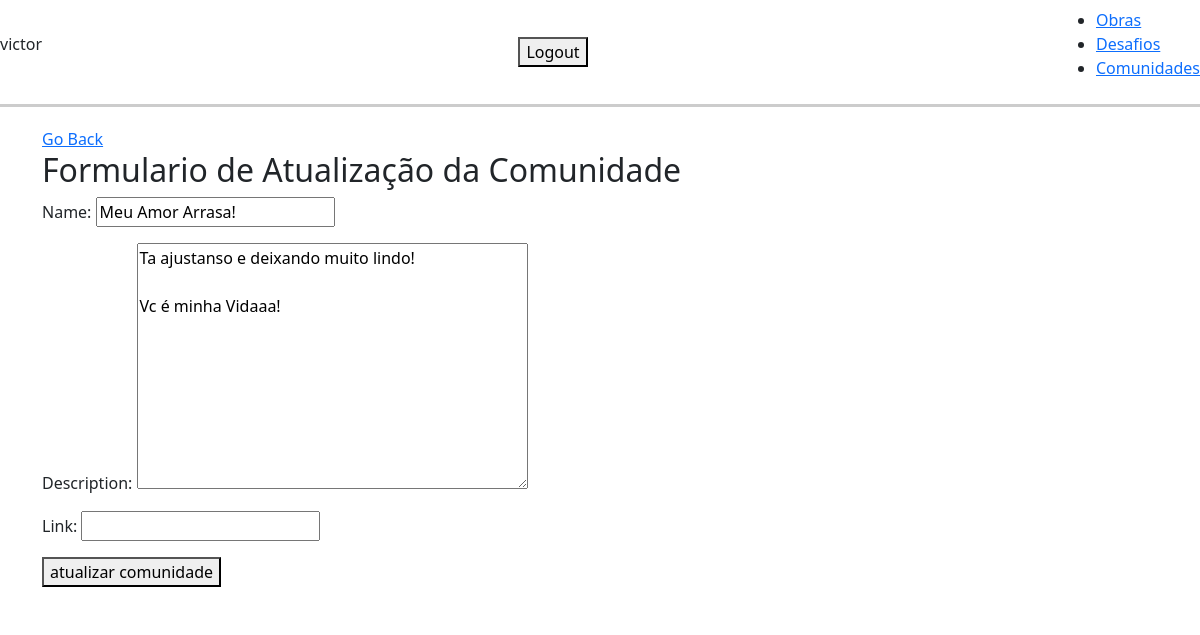
/user/community/update/3/ (signed in), run on the app's committed database.
### base/models.py (models this page shows, shortened)
class Community(models.Model):
    user = models.ForeignKey(User, on_delete=models.CASCADE)
    name = models.CharField(max_length=200, null=True, blank=True)
    description = models.TextField(null=True, blank=True)
    link = models.URLField(null=True, blank=True)

### base/views/community_views.py (the view)
# urls.py: path('user/community/update/<int:pk>/', CommunityUpdate.as_view(), name='community-update'),
class CommunityUpdate(LoginRequiredMixin, UpdateView):
    model = Community
    fields = ['name', 'description', 'link']
    success_url = reverse_lazy('communities')
    template_name = 'base/community_front/community_update.html'

### base/templates/base/community_front/community_update.html (shortened to what this page needs)
{% extends 'base/main_form.html' %}
{% block content %}
<a href="{% url 'community' pk=community.pk  %}">Go Back</a>
    <h2>Formulario de Atualização da Comunidade</h2>
    <form method="post">
        {{ form.as_p }}
        <button type="submit">atualizar comunidade</button>
    </form>
{% endblock %}

### base/templates/base/navbar.html (shortened to what this page needs)
    {% if request.user.is_authenticated%}
    <p>{{request.user}}</p>
    <form action="{% url 'logout' %}" method="post">
        <button type="submit">Logout</button>
    </form>
    {% else %}
    <a href="{% url 'login' %}">Login</a>
    {% endif %}
    <ul>
        <li><a href="{% url 'works' %}">Obras</a></li>
        <li><a href="{% url 'challenges' %}">Desafios</a></li>
        <li><a href="{% url 'communities' %}">Comunidades</a></li>
    </ul>

### base/templates/base/main_form.html (style rules this page uses)
body { background-color: #4B0082 ; color: #ffffff; margin: 0; padding: 0; }

### data on the page
Community: name "Meu Amor Arrasa!", description "Ta ajustanso e deixando muito lindo! Vc é minha Vidaaa!"

### other printed values
{{ request.user }} "victor"
